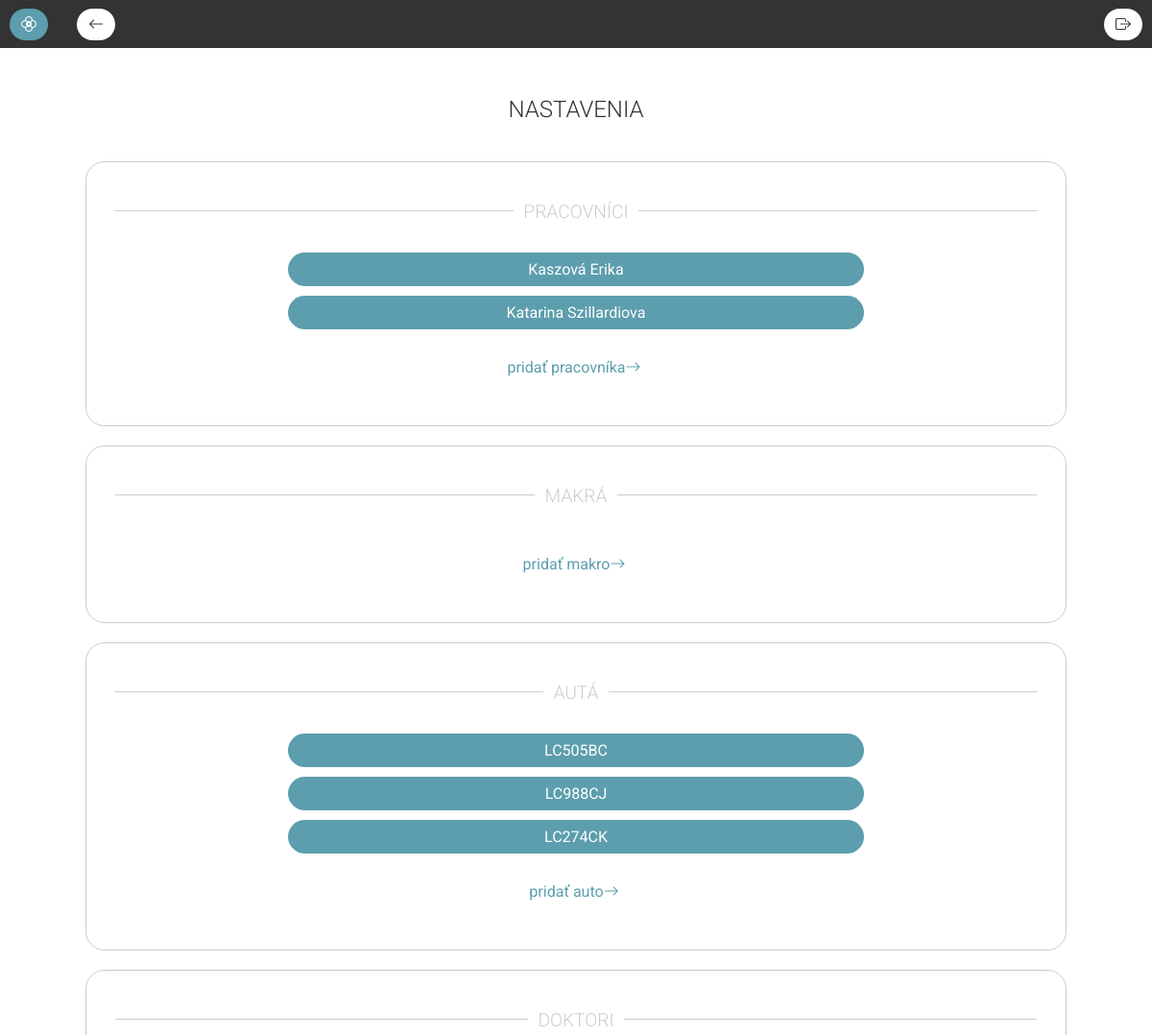
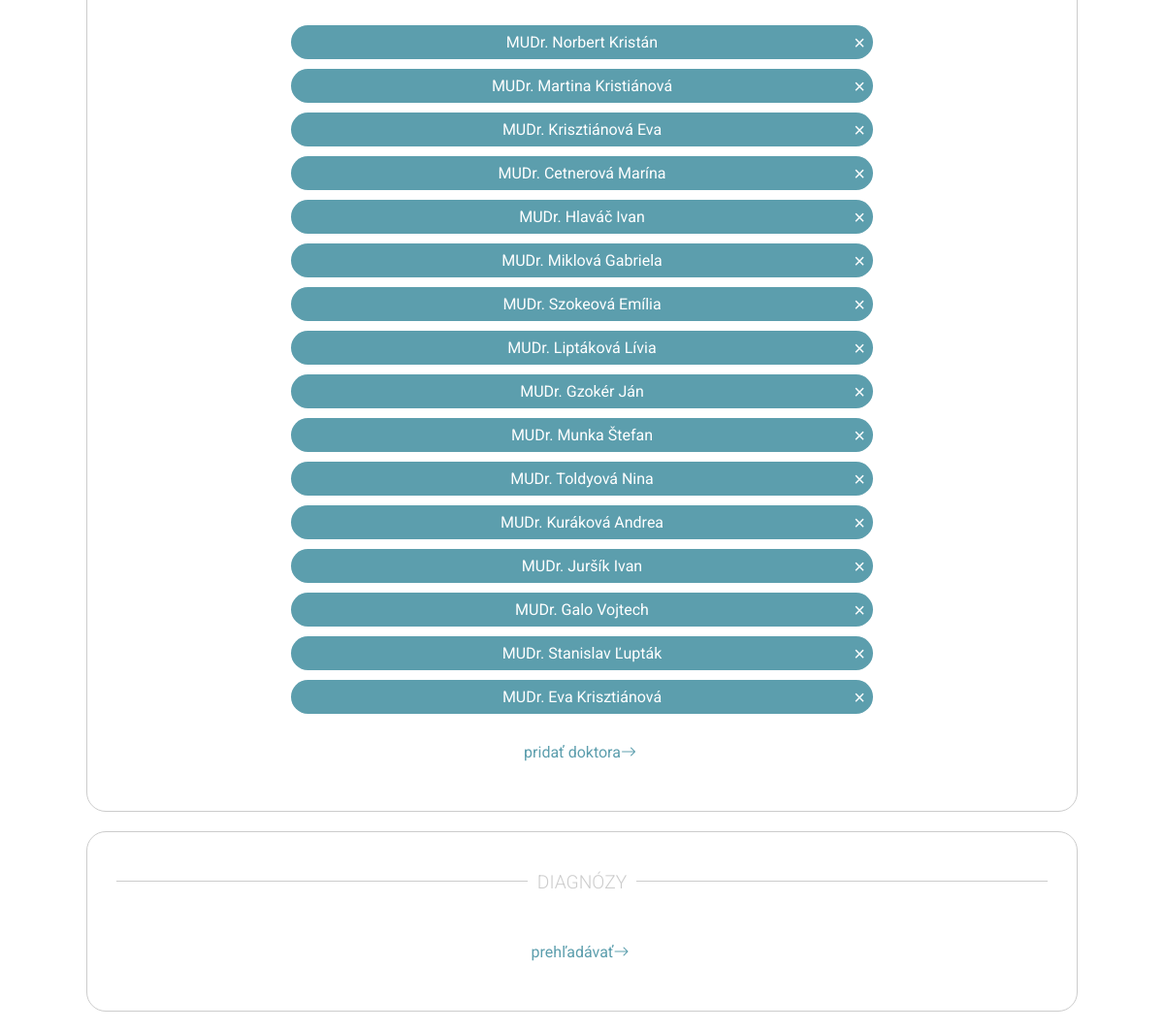
Page /nastavenia (signed in) on the committed database (2 pictures, top to bottom).
### tables this page shows
CREATE TABLE sestry (
            id INTEGER PRIMARY KEY AUTOINCREMENT,
            meno TEXT NOT NULL,
            kod TEXT,
            uvazok DECIMAL(2,1),
            vozidlo INTEGER,
            ados INTEGER, phone_number TEXT,
            FOREIGN KEY (vozidlo) REFERENCES auta(id) ON DELETE SET NULL,
            FOREIGN KEY (ados) REFERENCES adosky(id) ON DELETE SET NULL
        );

CREATE TABLE auta (
                id INTEGER PRIMARY KEY AUTOINCREMENT,
                evc TEXT NOT NULL
            );

CREATE TABLE doktori (
                id INTEGER PRIMARY KEY AUTOINCREMENT,
                meno TEXT NOT NULL,
                pzs TEXT,
                zpr TEXT
            );

### routes/main_routes.py (the view)
@main.route('/nastavenia')
@login_required
def settings():
    nurses = get_nurses()
    macros = get_macros()
    cars = get_cars()
    companies = get_companies()
    doctors = get_doctors()
    return render_template('settings.html', nurses=nurses, macros=macros, cars=cars, companies=companies, doctors=doctors)

### routes/auth.py (called while the page is built)
def setup_login_manager(login_manager) -> None:
    @login_manager.user_loader
    def load_user(user_id: int) -> User:
        conn = get_db_connection()
        usedData = conn.execute("SELECT * FROM adosky WHERE id = ?", (user_id,)).fetchone()
        conn.close()
        if usedData:
            return User(id       = int(usedData['id']),
                        username = usedData['identifikator'],
                        password = usedData['passwordHash'])
        return None

### routes/cars.py (called while the page is built)
def get_cars():
    conn = get_db_connection()
    rows = conn.execute("SELECT * FROM auta").fetchall()
    conn.close()
    return [Car(row) for row in rows]

### routes/companies.py (called while the page is built)
def get_companies():
    conn = get_db_connection()
    rows = conn.execute("SELECT * FROM adosky").fetchall()
    conn.close()
    return [Company(row) for row in rows]

### routes/doctors.py (called while the page is built)
def get_doctors():
    conn = get_db_connection()
    rows = conn.execute("SELECT * FROM doktori").fetchall()
    conn.close()
    return [Doctor(row) for row in rows]

### routes/macros.py (called while the page is built)
def get_macros():
    conn = get_db_connection()
    rows = conn.execute("SELECT * FROM makra").fetchall()
    conn.close()
    return [Macro(row) for row in rows]

### routes/nurses.py (called while the page is built)
def get_nurses():
    conn = get_db_connection()
    rows = conn.execute("SELECT * FROM sestry").fetchall()
    conn.close()
    return [Nurse(row) for row in rows]

### utils/database.py (called while the page is built)
def get_db_connection():
    conn = sqlite3.connect(DATABASE_FILE)
    conn.row_factory = sqlite3.Row
    return conn

### templates/settings.html (shortened to what this page needs)
{% extends "base.html" %}
{% block content %}
<h1>nastavenia</h1>
<div class="section">
    <div class="lined-heading"><span>Pracovníci</span></div>
    {% for nurse in nurses %}
    <a href="{{ url_for('nurse.update_nurse', id=nurse.id) }}" class="small-token" data-id="{{ nurse.id }}" data-meno="{{ nurse.meno }}" data-kod="{{ nurse.kod }}"
        data-uvazok="{{ nurse.uvazok }}" data-vozidlo="{{ nurse.vozidlo }}" data-ados="{{ nurse.ados }}" data-phone_number="{{ nurse.phone_number }}">
        {{ nurse.meno }}
    </a>
    {% endfor %}
    <a class="text-button" href="{{ url_for('nurse.create_nurse') }}">
        pridať pracovníka <i class="bi bi-arrow-right"></i>
    </a>
</div>
<div class="section">
    <div class="lined-heading"><span>Makrá</span></div>
    <a class="text-button" href="{{ url_for('macro.create_macro') }}">
        pridať makro <i class="bi bi-arrow-right"></i>
    </a>
</div>
<div class="section">
    <div class="lined-heading"><span>Autá</span></div>
    {% for car in cars %}
    <a href="{{ url_for('car.update_car', id=car.id) }}" class="small-token" data-id="{{ car.id }}" data-evc="{{ car.evc }}">
        {{ car.evc }}
    </a>
    {% endfor %}
    <a class="text-button" href="{{ url_for('car.create_car') }}">
        pridať auto <i class="bi bi-arrow-right"></i>
    </a>
</div>
<div class="section">
    <div class="lined-heading"><span>Doktori</span></div>
    {% for doctor in doctors %}
    <div class="small-token" data-id="{{ doctor.id }}">
        <span>{{ doctor.meno }}</span>
        <button class="delete-btn" type="button" title="Odstrániť doktora">×</button>
    </div>
    {% endfor %}
    <a class="text-button" href="{{ url_for('doctor.list_doctors') }}">
        pridať doktora <i class="bi bi-arrow-right"></i>
    </a>
</div>
<div class="section">
    <div class="lined-heading"><span>Diagnózy</span></div>
    <a class="text-button" href="{{ url_for('diagnosis.list_diagnoses') }}">
        prehľadávať <i class="bi bi-arrow-right"></i>
    </a>
</div>
{% endblock %}
{% block styles %}
<link rel="stylesheet" href="{{ url_for('static', filename='css/login.css') }}">
{% endblock %}

### templates/base.html (shortened to what this page needs)
<!DOCTYPE html>
<html lang="en">
<head>
    <link rel="stylesheet" href="{{ url_for('static', filename='css/global.css') }}">
    <link rel="stylesheet" href="{{ url_for('static', filename='css/navbar.css') }}">
    {% block styles %}{% endblock %}
    <link rel="stylesheet" href="{{ url_for('static', filename='css/documents/main.css') }}">
    <link rel="stylesheet" href="https://cdn.jsdelivr.net/npm/bootstrap-icons@1.4.1/font/bootstrap-icons.css">
    <link rel="stylesheet" href="https://unpkg.com/leaflet@1.9.4/dist/leaflet.css" />
    <link rel="stylesheet" href="https://cdn.jsdelivr.net/npm/flatpickr/dist/flatpickr.min.css">
</head>
<body>
    <header>
        <div class="navbar no-print">
            <div class="navbar-section">
                <a href="{{ url_for('auth.logout') }}" class="navbar-button" style="background-color: #5C9EAD; margin-right: 20px;">
                    <i style="color: #fff;" class="bi bi-flower2"></i>
                </a>
                <a href="#" class="navbar-button" id="backBtn">
                    <i style="color: #333;" class="bi bi-arrow-left"></i>
                </a>
            </div>
            <div class="navbar-section">
                {% if current_user.is_authenticated %}
                    <a class="navbar-button" href="{{ url_for('auth.logout') }}"><i style="color: #333;" class="bi bi-box-arrow-right"></i></a>
                {% endif %}
            </div>
        </div>
    </header>
    <main>
        {% block content %}{% endblock %}
    </main>
</body>
</html>

### static/css/global.css (style rules this page uses)
body { margin: 60px 0; padding: 0; font-family: 'Roboto', sans-serif; background: #fff; box-sizing: border-box; width: 100vw; height: 100vh; overflow-x: hidden; }
main { width: 100vw; display: flex; flex-direction: column; align-items: center; }
h1, h2, h3 { margin: 10px; text-transform: uppercase; font-weight: 300; }
h1 { font-size: 1.5em; color: #333; margin: 40px 0; }
.section { padding: 30px; height: fit-content; border: solid 1px #ccc; border-radius: 20px; margin-bottom: 20px; width: 80%; display: flex; flex-direction: column; align-items: center; }
.lined-heading { width: 100%; text-align: center; border-top: 1px solid #ccc; line-height: 0.1em; margin: 20px 0 40px; }
.lined-heading span { background: #fff; padding: 0 10px; font-size: 1.2rem; font-weight: 300; color: #ccc; text-transform: uppercase; }
.delete-btn { position: absolute; top: 50%; right: 8px; transform: translateY(-50%); background: transparent; border: none; color: #fff; font-size: 20px; line-height: 1; cursor: pointer; padding: 0; transition: color 0.2s ease; }
.text-button { display: flex; justify-content: center; background: none; color: #5C9EAD; font-size: 1rem; cursor: pointer; border: none; align-self: center; padding: 20px; text-transform: lowercase; text-decoration: none; }
.text-button i { width: 20px; height: 20px; color: #5C9EAD; }
.small-token { position: relative; padding: 8px; background: #5C9EAD; border-radius: 20px; cursor: pointer; color: white; display: flex; justify-content: center; align-items: center; box-sizing: border-box; border: none; min-width: max-content; text-decoration: none; font-size: 16px; width: 600px; margin-bottom: 10px; }

### static/css/navbar.css (style rules this page uses)
.navbar { position: fixed; top: 0; z-index: 1000; background-color: #333; color: white; padding: 10px; max-height: 50px; display: flex; align-items: center; justify-content: space-between; box-sizing: border-box; width: 100%; }
.navbar-button { padding: 7px 12px; background: #fff; border-radius: 20px; cursor: pointer; color: #333; box-sizing: border-box; text-decoration: none; justify-content: center; align-items: center; width: fit-content; white-space: nowrap; display: inline-flex; }
.navbar-section { width: 33%; display: flex; gap: 10px; justify-content: start; }
.navbar-section:last-child { justify-content: flex-end; }
.text-button i { padding: 0; }

### static/css/login.css (style rules this page uses)
.small-token { width: 600px; margin-bottom: 10px; }

### rows in the picture
sestry: meno "Kaszová Erika"
sestry: meno "Katarina Szillardiova"
auta: evc "LC505BC"
auta: evc "LC988CJ"
auta: evc "LC274CK"
doktori: meno "MUDr. Norbert Kristán"
doktori: meno "MUDr. Martina Kristiánová"
doktori: meno "MUDr. Krisztiánová Eva"
doktori: meno "MUDr. Cetnerová Marína"
doktori: meno "MUDr. Hlaváč Ivan"
doktori: meno "MUDr. Miklová Gabriela"
doktori: meno "MUDr. Szokeová Emília"
doktori: meno "MUDr. Liptáková Lívia"
doktori: meno "MUDr. Gzokér Ján"
doktori: meno "MUDr. Munka Štefan"
doktori: meno "MUDr. Toldyová Nina"
doktori: meno "MUDr. Kuráková Andrea"
doktori: meno "MUDr. Juršík Ivan"
doktori: meno "MUDr. Galo Vojtech"
doktori: meno "MUDr. Stanislav Ľupták"
doktori: meno "MUDr. Eva Krisztiánová"
